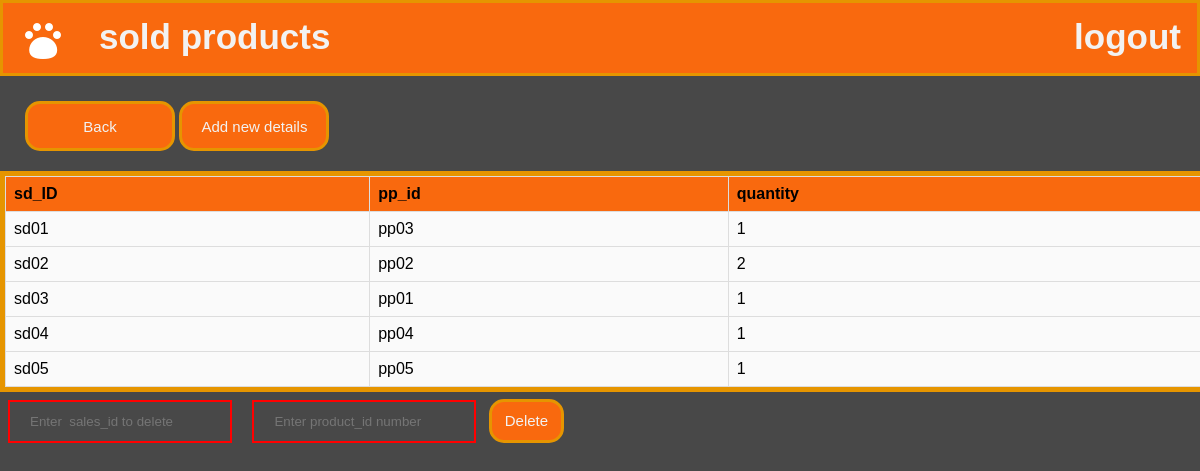
/soldproducts.php (signed in), run on the app's committed database.
### tables this page shows
CREATE TABLE `sold_products` (
  `sd_id` varchar(9) NOT NULL,
  `pp_id` varchar(9) NOT NULL,
  `quantity` int(11) NOT NULL
);

### soldproducts.php (the view, shortened to what this page needs)
<!doctype html>
<html>
    <head>
</head>
<body>
<div class="topnav">
            <a class="active" href="home.html"><img src="ic_add_pet.png"></a>
            <a href="soldproducts.php">sold products</a>
            <div class="topnav-right">
              <a href="logout.php">logout</a>
            </div>
          </div>
          <div class="custombutton">
<form>
<button   style=" height: 50px;width: 150px;cursor:pointer;border-radius:15px;
border: 3px solid #e69500;background-color: rgba(249, 105, 14, 1);color:#f2f2f2;font-size:15px;" formaction="sales.php">Back</button>
<button   style=" height: 50px;width: 150px;cursor:pointer;border-radius:15px;
border: 3px solid #e69500;background-color: rgba(249, 105, 14, 1);color:#f2f2f2;font-size:15px;" formaction="soldpdadd.php">Add new details</button>
</form>
</div>
<?php
$con = mysqli_connect("localhost","root","","Petshop_management");
$var=mysqli_query($con,"select * from sold_products ");
echo "<table border size=10>";
echo "<tr>
<th>sd_ID</th>
<th>pp_id</th>
<th>quantity</th>
</tr>";
if(mysqli_num_rows($var)>0){
    while($arr=mysqli_fetch_row($var))
    { echo "<tr>
    <td>$arr[0]</td>
    <td>$arr[1]</td>
    <td>$arr[2]</td>
    </tr>";}
    echo "</table>";
}
?>
<form action="deletesoldpd.php" method="post">
<input  type="text" name="t1" placeholder="Enter  sales_id to delete" required>
<input   type="text" name="t2" placeholder="Enter product_id number" required>
    <input  style="width:75px;height:44px;cursor:pointer;border-radius:15px;
border: 3px solid #e69500;background-color: rgba(249, 105, 14, 1);color:#f2f2f2;font-size:15px;"type="submit" value="Delete">
</form>
</body>
</html>

### soldproducts.php (style rules this page uses)
body { margin: 0; font-family: Arial, Helvetica, sans-serif; background: #484848; }
.topnav { overflow: hidden; background-color:rgba(249, 105, 14, 1); height: 70px; border: 3px solid #e69500; }
.topnav a { float: left; color: #f2f2f2; text-align: center; padding: 14px 16px; text-decoration: none; font-size: 35px; font-weight: bold; }
.topnav-right { float: right; }
table { font-family: arial, sans-serif; border-collapse: collapse; outline:#e69500 solid 5px; background: #FAFAFA; width: 100%; margin:5px ; }
td, th { border: 1px solid #dddddd; text-align: left; padding: 8px; }
th { background-color:rgba(249, 105, 14, 1); }
.custombutton { margin:25px; }
input[type=text] { width: 15%; padding: 12px 20px; margin: 8px ; background:transparent; border: 2px solid red; }

### data on the page
sold_products: sd "sd01", pp "pp03", quantity "1"
sold_products: sd "sd02", pp "pp02", quantity "2"
sold_products: sd "sd03", pp "pp01", quantity "1"
sold_products: sd "sd04", pp "pp04", quantity "1"
sold_products: sd "sd05", pp "pp05", quantity "1"
